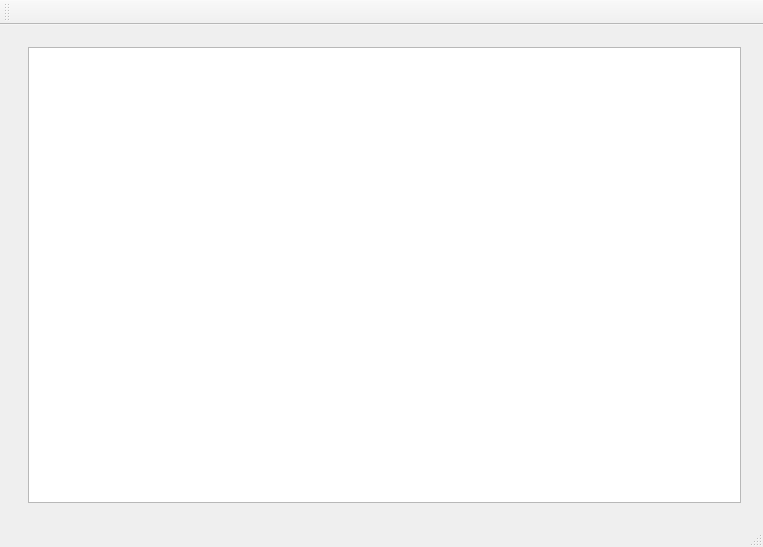
<?xml version="1.0" encoding="UTF-8"?>
<ui version="4.0">
 <class>MainWindow</class>
 <widget class="QMainWindow" name="MainWindow">
  <property name="geometry">
   <rect>
    <x>0</x>
    <y>0</y>
    <width>763</width>
    <height>547</height>
   </rect>
  </property>
  <property name="windowTitle">
   <string>MainWindow</string>
  </property>
  <widget class="QWidget" name="centralWidget">
   <layout class="QHBoxLayout" name="horizontalLayout">
    <item>
     <widget class="QWidget" name="mainViewWidget" native="true"/>
    </item>
    <item>
     <widget class="QWidget" name="outputWidget" native="true">
      <property name="maximumSize">
       <size>
        <width>16777215</width>
        <height>16777215</height>
       </size>
      </property>
      <layout class="QVBoxLayout" name="verticalLayout">
       <item>
        <widget class="QPlainTextEdit" name="outputView">
         <property name="styleSheet">
          <string notr="true">font-family: monospace;</string>
         </property>
         <property name="lineWrapMode">
          <enum>QPlainTextEdit::NoWrap</enum>
         </property>
         <property name="readOnly">
          <bool>true</bool>
         </property>
        </widget>
       </item>
      </layout>
     </widget>
    </item>
   </layout>
  </widget>
  <widget class="QToolBar" name="mainToolBar">
   <property name="minimumSize">
    <size>
     <width>0</width>
     <height>25</height>
    </size>
   </property>
   <attribute name="toolBarArea">
    <enum>TopToolBarArea</enum>
   </attribute>
   <attribute name="toolBarBreak">
    <bool>false</bool>
   </attribute>
  </widget>
  <widget class="QStatusBar" name="statusBar"/>
 </widget>
 <layoutdefault spacing="6" margin="11"/>
 <resources/>
 <connections/>
</ui>
